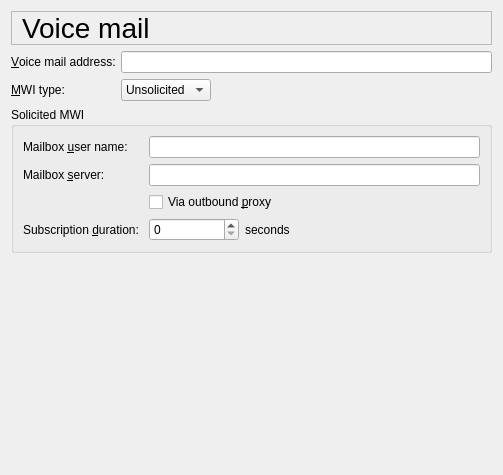
     <widget class="QWidget" name="pageVoiceMail">
      <layout class="QVBoxLayout">
       <item>
        <widget class="QLabel" name="voiceMailTextLabel">
         <property name="font">
          <font>
           <pointsize>21</pointsize>
          </font>
         </property>
         <property name="frameShape">
          <enum>QFrame::StyledPanel</enum>
         </property>
         <property name="text">
          <string>Voice mail</string>
         </property>
         <property name="wordWrap">
          <bool>false</bool>
         </property>
         <property name="indent">
          <number>10</number>
         </property>
        </widget>
       </item>
       <item>
        <layout class="QGridLayout">
         <item row="0" column="0">
          <widget class="QLabel" name="vmAddressTextLabel">
           <property name="text">
            <string>&amp;Voice mail address:</string>
           </property>
           <property name="wordWrap">
            <bool>false</bool>
           </property>
           <property name="buddy">
            <cstring>vmAddressLineEdit</cstring>
           </property>
          </widget>
         </item>
         <item row="0" column="1">
          <widget class="QLineEdit" name="vmAddressLineEdit">
           <property name="whatsThis">
            <string>The SIP address or telephone number to access your voice mail.</string>
           </property>
          </widget>
         </item>
         <item row="1" column="1">
          <layout class="QHBoxLayout">
           <item>
            <widget class="QComboBox" name="mwiTypeComboBox">
             <property name="whatsThis">
              <string>&lt;H2&gt;Message waiting indication type&lt;/H2&gt;
&lt;p&gt;
If your provider offers the message waiting indication service, then Twinkle can show you when new voice mail messages are waiting. Ask your provider which type of message waiting indication is offered.
&lt;/p&gt;
&lt;H3&gt;Unsolicited&lt;/H3&gt;
&lt;p&gt;
Asterisk provides unsolicited message waiting indication.
&lt;/p&gt;
&lt;H3&gt;Solicited&lt;/H3&gt;
&lt;p&gt;
Solicited message waiting indication as specified by RFC 3842.
&lt;/p&gt;</string>
             </property>
             <item>
              <property name="text">
               <string>Unsolicited</string>
              </property>
             </item>
             <item>
              <property name="text">
               <string>Solicited</string>
              </property>
             </item>
            </widget>
           </item>
           <item>
            <spacer name="spacer39">
             <property name="orientation">
              <enum>Qt::Horizontal</enum>
             </property>
             <property name="sizeType">
              <enum>QSizePolicy::Expanding</enum>
             </property>
             <property name="sizeHint" stdset="0">
              <size>
               <width>221</width>
               <height>20</height>
              </size>
             </property>
            </spacer>
           </item>
          </layout>
         </item>
         <item row="1" column="0">
          <widget class="QLabel" name="mwiTypeTextLabel">
           <property name="text">
            <string>&amp;MWI type:</string>
           </property>
           <property name="wordWrap">
            <bool>false</bool>
           </property>
           <property name="buddy">
            <cstring>mwiTypeComboBox</cstring>
           </property>
          </widget>
         </item>
        </layout>
       </item>
       <item>
        <widget class="QGroupBox" name="mwiSolicitedGroupBox">
         <property name="title">
          <string>Solicited MWI</string>
         </property>
         <layout class="QVBoxLayout">
          <item>
           <layout class="QGridLayout">
            <item row="2" column="0">
             <spacer name="spacer35">
              <property name="orientation">
               <enum>Qt::Horizontal</enum>
              </property>
              <property name="sizeType">
               <enum>QSizePolicy::Expanding</enum>
              </property>
              <property name="sizeHint" stdset="0">
               <size>
                <width>120</width>
                <height>20</height>
               </size>
              </property>
             </spacer>
            </item>
            <item row="3" column="0">
             <widget class="QLabel" name="mwiDurationTextLabel">
              <property name="text">
               <string>Subscription &amp;duration:</string>
              </property>
              <property name="wordWrap">
               <bool>false</bool>
              </property>
              <property name="buddy">
               <cstring>mwiDurationSpinBox</cstring>
              </property>
             </widget>
            </item>
            <item row="0" column="0">
             <widget class="QLabel" name="mwiUserTextLabel">
              <property name="text">
               <string>Mailbox &amp;user name:</string>
              </property>
              <property name="wordWrap">
               <bool>false</bool>
              </property>
              <property name="buddy">
               <cstring>mwiUserLineEdit</cstring>
              </property>
             </widget>
            </item>
            <item row="1" column="1">
             <widget class="QLineEdit" name="mwiServerLineEdit">
              <property name="whatsThis">
               <string>The hostname, domain name or IP address of your voice mailbox server.</string>
              </property>
             </widget>
            </item>
            <item row="3" column="1">
             <layout class="QHBoxLayout">
              <item>
               <widget class="QSpinBox" name="mwiDurationSpinBox">
                <property name="minimumSize">
                 <size>
                  <width>90</width>
                  <height>0</height>
                 </size>
                </property>
                <property name="whatsThis">
                 <string>For solicited MWI, an endpoint subscribes to the message status for a limited duration. Just before the duration expires, the endpoint should refresh the subscription.</string>
                </property>
                <property name="maximum">
                 <number>999999</number>
                </property>
                <property name="singleStep">
                 <number>100</number>
                </property>
               </widget>
              </item>
              <item>
               <widget class="QLabel" name="mwiSecondsTextLabel">
                <property name="text">
                 <string>seconds</string>
                </property>
                <property name="wordWrap">
                 <bool>false</bool>
                </property>
               </widget>
              </item>
              <item>
               <spacer name="spacer36">
                <property name="orientation">
                 <enum>Qt::Horizontal</enum>
                </property>
                <property name="sizeType">
                 <enum>QSizePolicy::Expanding</enum>
                </property>
                <property name="sizeHint" stdset="0">
                 <size>
                  <width>190</width>
                  <height>20</height>
                 </size>
                </property>
               </spacer>
              </item>
             </layout>
            </item>
            <item row="0" column="1">
             <widget class="QLineEdit" name="mwiUserLineEdit">
              <property name="whatsThis">
               <string>Your user name for accessing your voice mailbox.</string>
              </property>
             </widget>
            </item>
            <item row="1" column="0">
             <widget class="QLabel" name="mwiServerTextLabel">
              <property name="text">
               <string>Mailbox &amp;server:</string>
              </property>
              <property name="wordWrap">
               <bool>false</bool>
              </property>
              <property name="buddy">
               <cstring>mwiServerLineEdit</cstring>
              </property>
             </widget>
            </item>
            <item row="2" column="1">
             <widget class="QCheckBox" name="mwiViaProxyCheckBox">
              <property name="whatsThis">
               <string>Check this option if Twinkle should send SIP messages to the mailbox server via the outbound proxy.</string>
              </property>
              <property name="text">
               <string>Via outbound &amp;proxy</string>
              </property>
              <property name="shortcut">
               <string>Alt+P</string>
              </property>
             </widget>
            </item>
           </layout>
          </item>
         </layout>
        </widget>
       </item>
       <item>
        <spacer name="spacer38_3">
         <property name="orientation">
          <enum>Qt::Vertical</enum>
         </property>
         <property name="sizeType">
          <enum>QSizePolicy::Expanding</enum>
         </property>
         <property name="sizeHint" stdset="0">
          <size>
           <width>20</width>
           <height>211</height>
          </size>
         </property>
        </spacer>
       </item>
      </layout>
     </widget>
